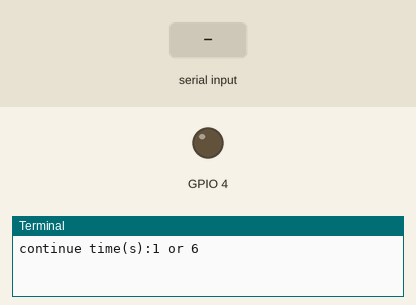
This program was run on a simulated Raspberry Pi (BCM pin numbers). On the bench: output pins drawn as LEDs (lit = HIGH), the last lines printed to the terminal. The test bench sets the inputs (shaded band). At 2.3 s the program stops and its outputs stay as they are.

Above: at 1.2 s.
1.3 s: "1" typed at the terminal, then Enter
At 2.1 s:
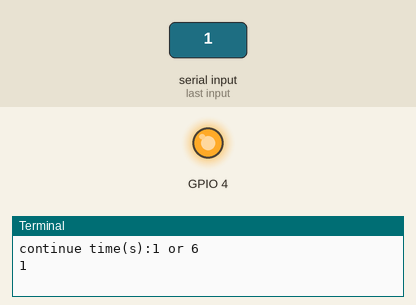
Timing chart, 0 to 3.8 s (numbered marks = the images above; inputs shaded):
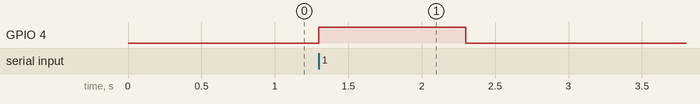

Measured:
- after the input at 1.3 s, GPIO 4: LOW → HIGH at once, → LOW 1.0 s later

The program:

start.py
```python
import RPi.GPIO as GPIO
import time
GPIO.setmode(GPIO.BCM)


GPIO.setup(4,GPIO.OUT)

# #设置GPIO2为高电平
# GPIO.output(4,GPIO.HIGH)
# #设置GPIO2为低电平
# GPIO.output(4,GPIO.LOW)

continue_time = input("continue time(s):1 or 6")
GPIO.output(4,GPIO.HIGH)
time.sleep((int)(continue_time))
GPIO.output(4,GPIO.LOW)
print("ok")
```
